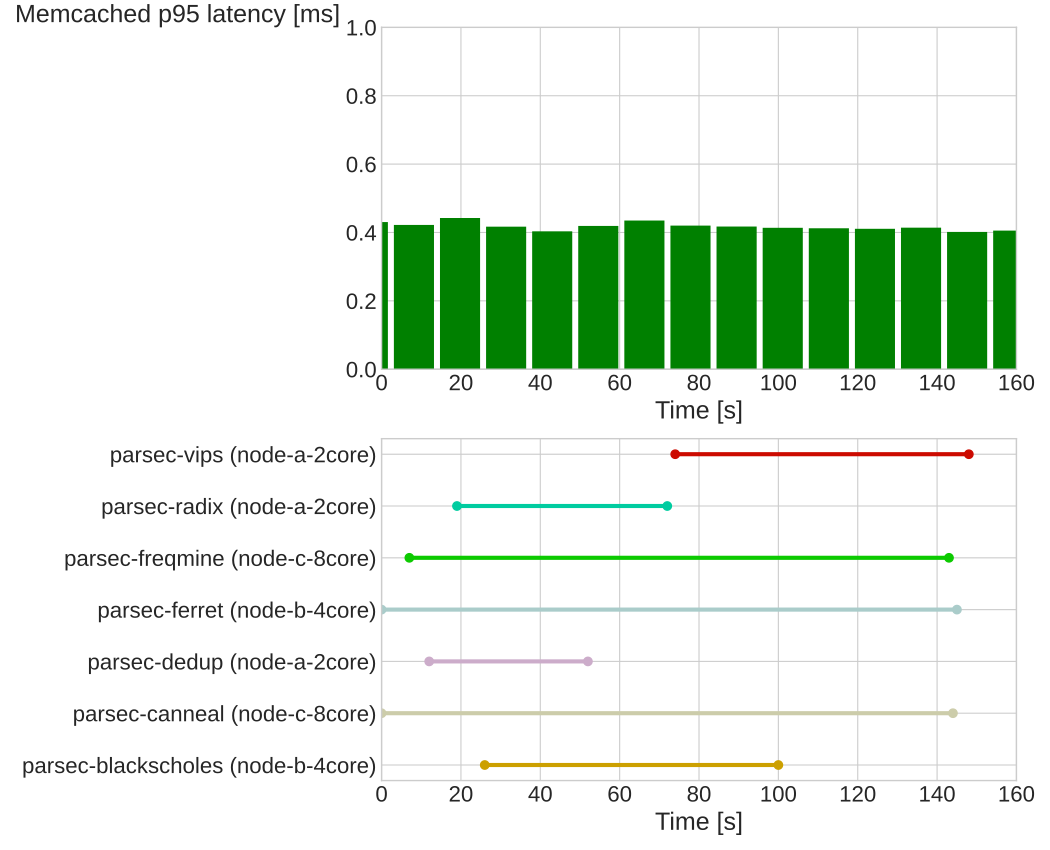

Source code (Python):
import csv, json
import datetime
import sys
import matplotlib.pyplot as plt

file = open('memcache.csv')
csvreader = csv.reader(file)
header = []
header = next(csvreader)
rows = []
for row in csvreader:
    rows.append(row)
file.close()
p95 = 0
ts_start = 0
ts_end = 0
for i in range(0, len(header)):
    if header[i] == "p95":
        p95 = i
    if header[i] == "ts_start":
        ts_start = i
    if header[i] == "ts_end":
        ts_end = i
p95_list = []
ts_start_list = []
ts_end_list = []
for row in rows:
    p95_list.append(float(row[p95])/1000.0)
    ts_start_list.append(int(row[ts_start]))
    ts_end_list.append(int(row[ts_end]))

time_format = '%Y-%m-%dT%H:%M:%SZ'

file = open("results.json", 'r')
json_file = json.load(file)

jobs = []
start = []
completion = []

for item in json_file['items']:
    name = item['status']['containerStatuses'][0]['name']
    if str(name) != "memcached":
        try:
            jobs.append(str(name))
            start_time = datetime.datetime.strptime(
                    item['status']['containerStatuses'][0]['state']['terminated']['startedAt'],
                    time_format)
            completion_time = datetime.datetime.strptime(
                    item['status']['containerStatuses'][0]['state']['terminated']['finishedAt'],
                    time_format)
            start.append(datetime.datetime.timestamp(start_time)*1000 + 3600000*2)
            completion.append(datetime.datetime.timestamp(completion_time)*1000 + 3600000*2)
        except KeyError:
            print("Job {0} has not completed....".format(name))
            sys.exit(0)

file.close()

# normalize so that x = 0 for one value in start
minimum = min(start)
ts_start_list = [(x - minimum)/1000 for x in ts_start_list]
ts_end_list = [(x - minimum)/1000 for x in ts_end_list]
start = [(x - minimum)/1000 for x in start]
completion = [(x - minimum)/1000 for x in completion]

# remove unnecessary memcached values
for i in range(0, len(ts_start_list)):
    if ts_start_list[i] > 0:
        if i > 0:
            ts_start_list[i-1] = 0
            for j in range(0, i-1):
                del ts_start_list[0]
                del ts_end_list[0]
                del p95_list[0]
        else:
            ts_start_list[i] = 0
        break
'''
maximum = max(completion)
for i in range(0, len(ts_end_list)):
    if ts_end_list[i] > maximum:
        num = len(ts_end_list)
        for j in range(0, num-i-1):
            del ts_start_list[-1]
            del ts_end_list[-1]
            del p95_list[0]
        break
'''
colors = dict()
colors["parsec-blackscholes"] = '#CCA000'
colors["parsec-canneal"] = '#CCCCAA'
colors["parsec-dedup"] = '#CCACCA'
colors["parsec-ferret"] = '#AACCCA'
colors["parsec-freqmine"] = '#0CCA00'
colors["parsec-radix"] = '#00CCA0'
colors["parsec-vips"] = '#CC0A00'

labels = dict()
labels["parsec-blackscholes"] = ' (node-b-4core)'
labels["parsec-canneal"] = ' (node-c-8core)'
labels["parsec-dedup"] = ' (node-a-2core)'
labels["parsec-ferret"] = ' (node-b-4core)'
labels["parsec-freqmine"] = ' (node-c-8core)'
labels["parsec-radix"] = ' (node-a-2core)'
labels["parsec-vips"] = ' (node-a-2core)'

#plt.style.use('ggplot')
plt.style.use('seaborn-whitegrid')
plt.rc('axes', labelsize=18)
plt.rcParams["figure.autolayout"] = True
plt.rcParams["figure.figsize"] = [10.50, 8.50]
plt.rc('xtick', labelsize=16)
plt.rc('ytick', labelsize=16)
fig = plt.figure()
bar, jobs_plt = fig.subplots(2, 1)

bar.set_xlabel("Time [s]")
bar.set_ylabel("Memcached p95 latency [ms]", loc='top', rotation='horizontal')
bar.set_xlim([0, 160])
bar.set_ylim([0, 1])
width = [ts_end_list[i] - ts_start_list[i] for i in range(0, len(ts_end_list))]
bar.bar(ts_start_list, p95_list, width, 0, align='edge', color='g')

jobs_plt.set_xlim([0, 160])
jobs_plt.set_xlabel("Time [s]")
for i in range(0, len(jobs)):
    jobs_plt.plot([start[i], completion[i]], [jobs[i] + labels[jobs[i]], jobs[i] + labels[jobs[i]]], '-o', color=colors[jobs[i]], linewidth=3)
    #jobs_plt.hlines(y=jobs[i], xmin=start[i], xmax=completion[i], colors=colors[jobs[i]], lw=4)
    #plot(x, y, color='green', marker='o', linestyle='dashed',

     #linewidth=2, markersize=12)

#fig.show()
plt.savefig('plot.pdf')
plt.close()
